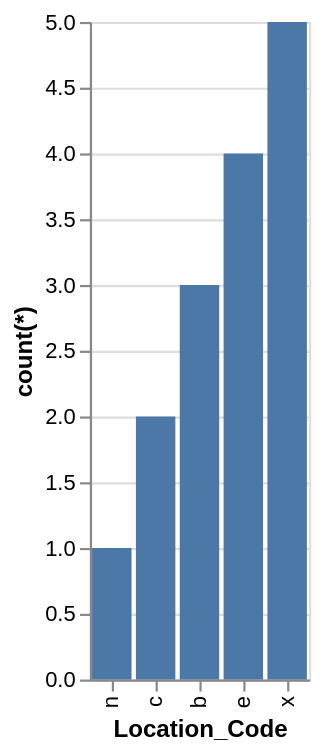

Write the Vega-Lite specification saved for this chart.
### Vega-Lite specification from a JSON file in a GitHub repository (floating-point values rounded to 4 significant figures)
{"data": {"values": [{"x_data": "b", "y_data": 3}, {"x_data": "c", "y_data": 2}, {"x_data": "e", "y_data": 4}, {"x_data": "n", "y_data": 1}, {"x_data": "x", "y_data": 5}]}, "mark": "bar", "encoding": {"x": {"field": "x_data", "type": "nominal", "title": "Location_Code", "sort": {"op": "sum", "field": "y_data", "order": "ascending"}}, "y": {"field": "y_data", "type": "quantitative", "title": "count(*)"}}}
